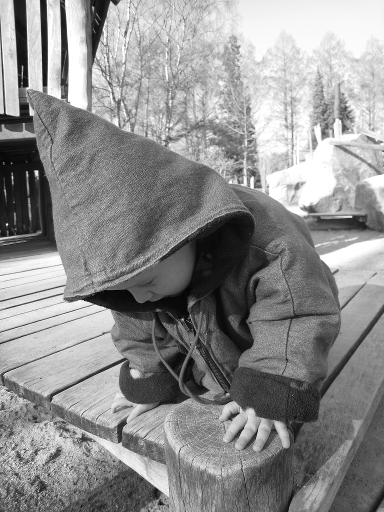
%> input picture assignment04/rebecca_384_gs.png, 384 x 512 px
$ octave index.m   (GNU Octave 9; MATLAB toolbox functions it lacks are replaced by stand-ins)
%> lines starting %> are read from the running program, lines starting %| are printed output that depends on the picture
% Some helper functions
display_amplitude = @(shifted_fft) imagesc(log(1+abs(shifted_fft)));
display_phase     = @(shifted_fft) imagesc(angle(shifted_fft));

%% 4.2.b
% fft of image
img = imread('rebecca_384_gs.png');
%> img is the input picture: size 512x384 uint8; min 0, max 255, mean 142.9
img = double( img ) / 255.0;
%> img: size 512x384 double
[imgW,imgH] = size(img);
%> imgW = 512; imgH = 384
imgFftSize = 2^nextpow2(max(imgW,imgH));
%> imgFftSize = 512
imgFft = fft2(img, imgFftSize, imgFftSize);
imgFftShifted = fftshift( imgFft );

% fft of gaussian kernel
kernelSigma = 10;
kernelSize = 20;
kernel = fspecial('gaussian',kernelSize, kernelSigma);
kernelFft = fft2(kernel, imgFftSize, imgFftSize);
kernelFftShifted = fftshift( kernelFft );

% combine two fft
result = imgFft .* kernelFft;
result = ifft2( result );
result = result(1:imgW,1:imgH);
%> result: size 512x384 double

% visualize
figure,
subplot(2,2,1)
display_amplitude( imgFftShifted )
title('FFT input image: amplitude')
axis image
subplot(2,2,2)
display_phase( imgFftShifted )
title('FFT input image: phase')
axis image
subplot(2,2,3)
display_amplitude( kernelFftShifted )
title('FFT input image: amplitude')
axis image
subplot(2,2,4)
display_phase( kernelFftShifted )
title('FFT input image: phase')
axis image;

figure,
imshow( result )
color grey
%> (this line was passed over: color is not available in this run)
title('result')
axis image;

%% 4.2.c
% choose one:
% central difference kernel
kernelFft = fft2([0.5 0 -0.5], imgFftSize, imgFftSize);
kernelFftShifted = fftshift( kernelFft );
%%
% derivate of Gaussian kernel
kernelSigma = 0.8;
kernelSize = 40;
kernel=conv2(fspecial('gaussian',kernelSize, kernelSigma),[1 0 -1],'valid');
kernelFft = fft2(kernel, imgFftSize, imgFftSize);
kernelFftShifted = fftshift( kernelFft );
%%
% combine two fft
result = imgFft .* kernelFft;
result = ifft2( result );
%> result: size 512x512 double
result = result(1:imgW,1:imgH);
%> result: size 512x384 double

% visualize
figure, surf(kernel);
figure,
subplot(1,2,1)
display_amplitude( kernelFftShifted )
title('FFT input image: amplitude')
axis image
subplot(1,2,2)
display_phase( kernelFftShifted )
title('FFT input image: phase')
axis image;

figure,
imshow( result )
color grey
%> (this line was passed over: color is not available in this run)
title('result')
axis image;

%% 4.3
im = rgb2gray(imread('1.jpg'));
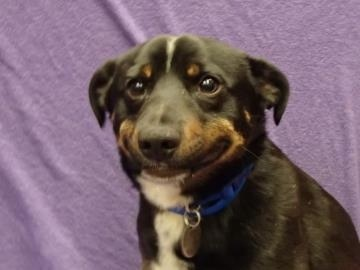
%> input picture assignment04/1.jpg, 360 x 270 px
%> im: size 270x360 uint8; min 3, max 237, mean 104.6
img1 = double( im ) / 255.0;
im = rgb2gray(imread('3.jpg'));
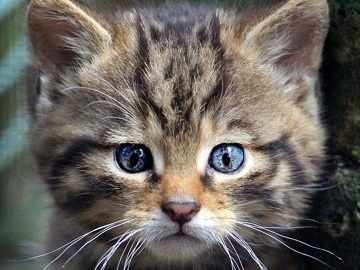
%> input picture assignment04/3.jpg, 360 x 270 px
%> im: size 270x360 uint8; min 0, max 255, mean 99.3
img2 = double( im ) / 255.0;
[imgW,imgH, chan] = size(img1);
%> imgW = 270; imgH = 360; chan = 1
% fft of gaussian kernel
kernel1 = fspecial('gaussian',10, 20);
kernel2 = fspecial('gaussian',30, 10);
img1 = img1 - imfilter(img1,kernel1);
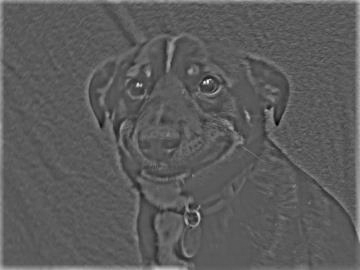
%> img1: size 270x360 double; min -0.358, max 0.652, mean 0.00795; drawn with min black and max white
img2 = imfilter(img2,kernel2);

figure,
subplot(1,2,1)
imshow(img1)
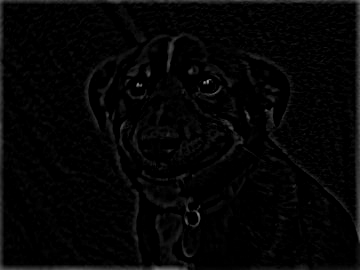
%> displayed picture: size 270x360, on the screen's scale of 0 to 255; min 0, max 166, mean 5.1
title('img1')
axis image
subplot(1,2,2)
imshow(img2)
title('img2')
axis image;

imgFftSize = 2^nextpow2(max(imgW,imgH));
img1Fft = fft2(img1, imgFftSize, imgFftSize);
img2Fft = fft2(img2, imgFftSize, imgFftSize);

weight = 0.45;
result = img1Fft .* weight + img2Fft .* (1 - weight);

img1FftShifted = fftshift( img1Fft );
img2FftShifted = fftshift( img2Fft );
resultFftShifted = fftshift( result );

% visualize
figure,
subplot(2,4,1)
display_amplitude( img1FftShifted )
title('img1 amp')
axis image
subplot(2,4,2)
display_phase( img1FftShifted )
title('img1 phase')
axis image
subplot(2,4,3)
display_amplitude( img2FftShifted )
title('img2 amp')
axis image
subplot(2,4,4)
display_phase( img2FftShifted )
title('img2 phase')
axis image;
subplot(2,4,5)
display_amplitude( resultFftShifted )
title('img1 amp')
axis image
subplot(2,4,6)
display_phase( resultFftShifted )
title('img1 phase')
axis image;
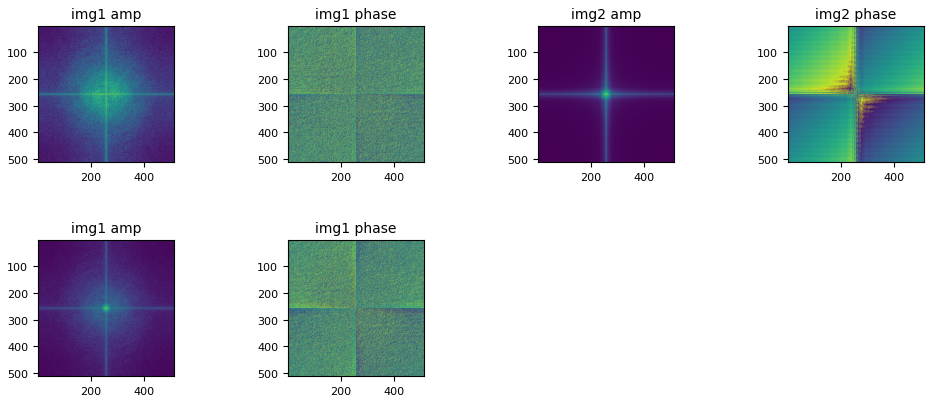
%> figure redrawn from the program's plot data, 6 panels

result = ifft2(result);
%> result: size 512x512 double
result = result(1:imgW,1:imgH,chan);
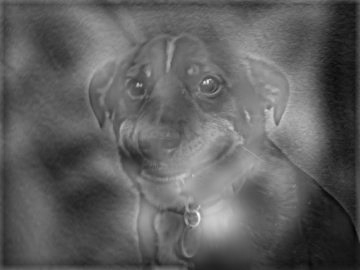
%> result: size 270x360 double; min -0.0308, max 0.617, mean 0.212; drawn with min black and max white
resultS = imresize(result,0.20);
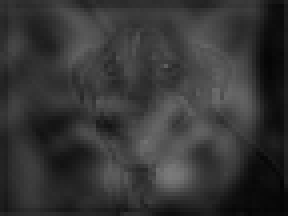
%> resultS: size 54x72 double (shown 4 times larger); min 0.0167, max 0.479, mean 0.212

figure,
imshow( result )
title('result')
axis image;
figure,
imshow( resultS )
title('resultSmall')
axis image;
